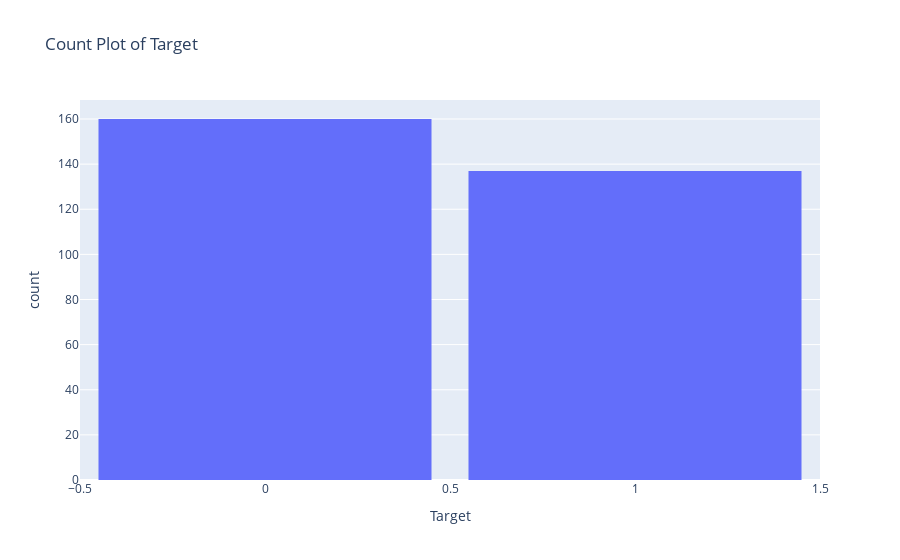

Notebook cell for this chart:
### Code cell
# Assuming df is your DataFrame and 'num' is the column you want to visualize
fig = px.histogram(df, x='target', nbins=2, title="Count Plot of Target", labels={'target': 'Target'})
fig.update_layout(bargap=0.1)
fig.show()

### Figure 1 — Plotly figure (JSON) as saved in the notebook; plotly's stock layout.template omitted (floating-point values rounded to 4 significant figures; data arrays with more than 128 entries replaced by an {"elided": "..."} marker saying what was removed)
{"data": [{"alignmentgroup": "True", "bingroup": "x", "hovertemplate": "Target=%{x}<br>count=%{y}<extra></extra>", "legendgroup": "", "marker": {"color": "#636efa", "pattern": {"shape": ""}}, "name": "", "nbinsx": 2, "offsetgroup": "", "orientation": "v", "showlegend": false, "type": "histogram", "x": {"elided": "297 int values"}, "xaxis": "x", "yaxis": "y"}], "layout": {"autosize": true, "bargap": 0.1, "barmode": "relative", "legend": {"tracegroupgap": 0}, "title": {"text": "Count Plot of Target"}, "xaxis": {"anchor": "y", "autorange": true, "domain": [0, 1], "range": [-0.5, 1.5], "title": {"text": "Target"}, "type": "linear"}, "yaxis": {"anchor": "x", "autorange": true, "domain": [0, 1], "range": [0, 168.4], "title": {"text": "count"}}}}
